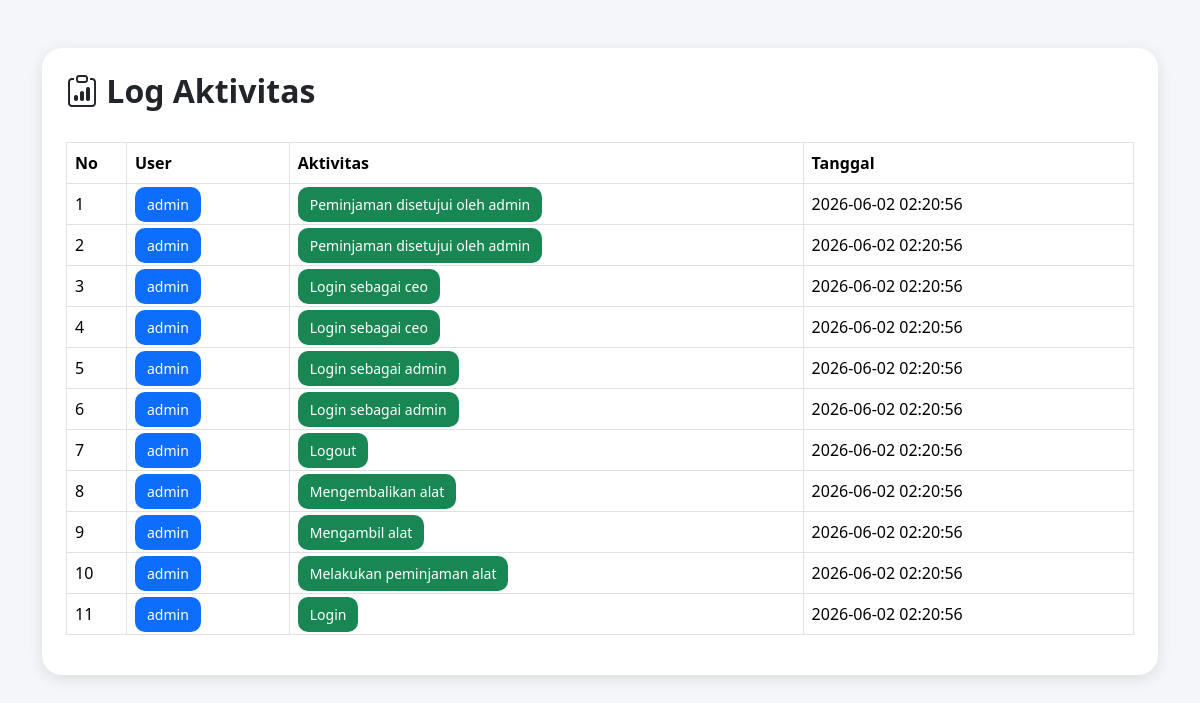
Screenshot of /log.php with the database file from the repository.
### tables this page shows
CREATE TABLE `log_aktivitas` (
  `id` int(11) NOT NULL,
  `user_id` int(11) DEFAULT NULL,
  `aktivitas` varchar(255) DEFAULT NULL,
  `waktu` timestamp NOT NULL DEFAULT current_timestamp()
);

### log.php (the view, shortened to what this page needs)
<?php
include 'koneksi.php';
$query = mysqli_query($conn, "SELECT * FROM log_aktivitas ORDER BY id DESC");
?>
<!DOCTYPE html>
<html lang="id">
<head>
    <link href="https://cdn.jsdelivr.net/npm/bootstrap@5.3.3/dist/css/bootstrap.min.css" rel="stylesheet">
    <link rel="stylesheet" href="https://cdn.jsdelivr.net/npm/bootstrap-icons@1.11.3/font/bootstrap-icons.min.css">
</head>
<body>
<div class="container mt-5">
    <div class="card p-4">
        <div class="d-flex justify-content-between align-items-center mb-4">
            <h2 class="judul">
                <i class="bi bi-clipboard-data"></i>
                Log Aktivitas
            </h2>
        </div>
        <div class="table-responsive">
            <table class="table table-bordered table-hover align-middle">
                <thead>
                    <tr>
                        <th width="60">No</th>
                        <th>User</th>
                        <th>Aktivitas</th>
                        <th>Tanggal</th>
                    </tr>
                </thead>
                <tbody>
                <?php
                $no = 1;
                while($data = mysqli_fetch_assoc($query)) :
                ?>
                    <tr>
                        <td><?= $no++; ?></td>
                        <td>
                            <span class="badge-user text-white">
                                <?= $data['user'] ?? 'admin'; ?>
                            </span>
                        </td>
                        <td>
                            <span class="badge-aktivitas text-white">
                                <?= $data['aktivitas'] ?? '-'; ?>
                            </span>
                        </td>
                        <td>
                            <?= $data['tanggal'] ?? date('Y-m-d H:i:s'); ?>
                        </td>
                    </tr>
                <?php endwhile; ?>
                </tbody>
            </table>
        </div>
    </div>
</div>
</body>
</html>

### log.php (style rules this page uses)
body { background:#f4f6f9; }
.card { border:none; border-radius:20px; box-shadow:0 4px 15px rgba(0,0,0,0.1); }
.table thead { background:#212529; color:white; }
.judul { font-weight:bold; color:#212529; }
.badge-user { background:#0d6efd; font-size:14px; padding:8px 12px; border-radius:10px; }
.badge-aktivitas { background:#198754; font-size:14px; padding:8px 12px; border-radius:10px; }

### rows the page displays
log_aktivitas: user "admin", aktivitas "Peminjaman disetujui oleh admin", tanggal "2026-06-02 02:20:56"
log_aktivitas: user "admin", aktivitas "Peminjaman disetujui oleh admin", tanggal "2026-06-02 02:20:56"
log_aktivitas: user "admin", aktivitas "Login sebagai ceo", tanggal "2026-06-02 02:20:56"
log_aktivitas: user "admin", aktivitas "Login sebagai ceo", tanggal "2026-06-02 02:20:56"
log_aktivitas: user "admin", aktivitas "Login sebagai admin", tanggal "2026-06-02 02:20:56"
log_aktivitas: user "admin", aktivitas "Login sebagai admin", tanggal "2026-06-02 02:20:56"
log_aktivitas: user "admin", aktivitas "Logout", tanggal "2026-06-02 02:20:56"
log_aktivitas: user "admin", aktivitas "Mengembalikan alat", tanggal "2026-06-02 02:20:56"
log_aktivitas: user "admin", aktivitas "Mengambil alat", tanggal "2026-06-02 02:20:56"
log_aktivitas: user "admin", aktivitas "Melakukan peminjaman alat", tanggal "2026-06-02 02:20:56"
log_aktivitas: user "admin", aktivitas "Login", tanggal "2026-06-02 02:20:56"
